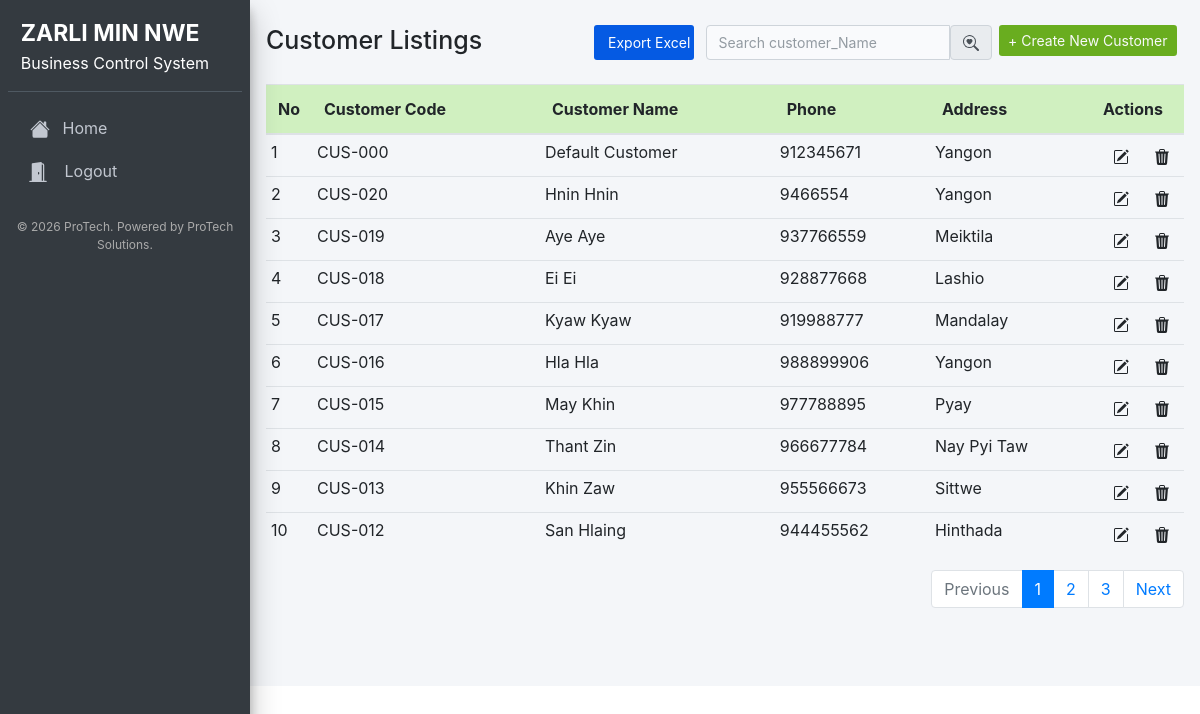
/customer.php (signed in), run on an earlier commit of the app's database.
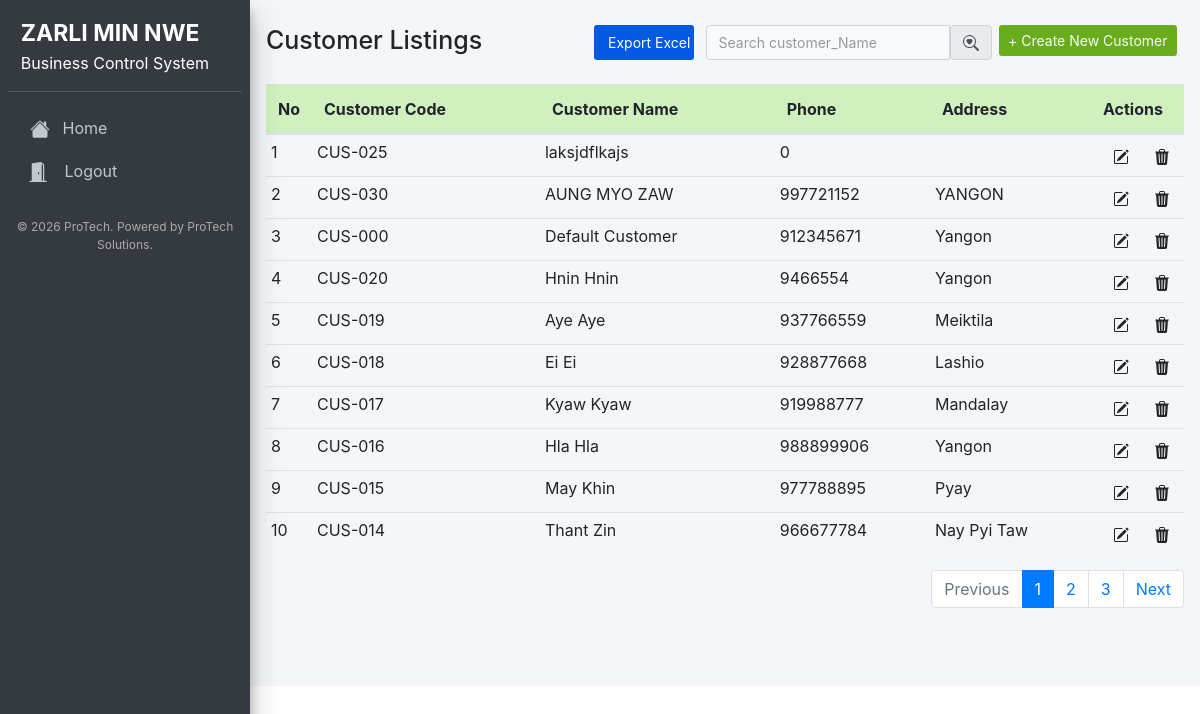
And on a later commit of the database.
### tables this page shows
CREATE TABLE `customer` (
  `id` int(11) NOT NULL,
  `customer_id` varchar(100) NOT NULL,
  `customer_name` varchar(255) NOT NULL,
  `customer_phone` int(11) NOT NULL,
  `customer_address` varchar(255) NOT NULL
);

### customer.php (the view, shortened to what this page needs)
<?php
  require '../Config/config.php';
?>
 <?php include 'header.php';?>
  <?php
    if (!empty($_GET['pageno'])) {
      $pageno = $_GET['pageno'];
    }else {
      $pageno = 1;
    }
    $numOfrecs = 10;
    $offset = ($pageno - 1) * $numOfrecs;
    if (empty($_POST['search'])) {
      $stmt = $pdo->prepare("SELECT * FROM customer ORDER BY id  DESC");
      $stmt->execute();
      $rawResult = $stmt->fetchAll();
      $total_pages = ceil(count($rawResult) / $numOfrecs);
      $stmt = $pdo->prepare("SELECT * FROM customer ORDER BY id DESC LIMIT $offset,$numOfrecs");
      $stmt->execute();
      $result = $stmt->fetchAll();
    }
   ?>
    <div class="col-md-12 px-3">
      <div class="d-flex mt-4 mb-4 justify-content-between">
        <div class="">
          <h1 class="card-title">Customer Listings</h1>
        </div>
        <div class="d-flex text-right">
          <div class="col">
            <a href="export_excel.php?table=customer&search=<?= urlencode($_POST['search'] ?? '') ?>" class="export-btn btn btn-sm">
              Export Excel
            </a>
          </div>
          <div class="ml-1">
            <form class="" action="" method="post">
              <div class="input-group">
                <input type="text" class="form-control" placeholder="Search customer_Name" name="search">
                <button type="submit" class="input-group-text" id="basic-addon2">
                </button>
              </div>
            </form>
          </div>
          <div class="col">
            <a href="customer_add.php" type="button" class="btn btn-purple btn-sm text-light">+ Create New Customer</a>
          </div>
        </div>
      </div>
        <div class="outer">
          <table class="table table-hover">
            <thead class="custom-thead">
              <tr>
                <th style="width: 10px">No</th>
                <th>Customer Code</th>
                <th>Customer Name</th>
                <th>Phone</th>
                <th>Address</th>
                <th style="width:40px;">Actions</th>
              </tr>
            </thead>
            <tbody>
              <?php
                if ($result) {
                  $id = 1;
                  foreach ($result as $value) {
               ?>
              <tr>
                <td><?php echo $id; ?></td>
                <td><?php echo $value['customer_id']; ?></td>
                <td><?php echo $value['customer_name'];?></td>
                <td><?php echo $value['customer_phone']; ?></td>
                <td><?php echo $value['customer_address']; ?></td>
                <td>
                  <div class="btn-group">
                    <div class="container">
                    <a href="customer_edit.php?id=<?php echo $value['id'];?>" type="button" class="btn btn-sm">
                    </a>
                    </div>
                    <div class="contaienr">
                    <a href="customer_delete.php?id=<?php echo $value['id'];?>" type="button" class="btn btn-sm delete-customer">
                    </a>
                    </div>
                  </div>
                </td>
              </tr>
              <?php
                $id++;
                  }
                }
               ?>
            </tbody>
          </table>
      </div>
      <nav>
        <ul class="pagination justify-content-end">
          <li class="page-item <?= ($pageno <= 1) ? 'disabled' : '' ?>">
            <a class="page-link" href="?pageno=<?= $pageno - 1 ?>">Previous</a>
          </li>
          <?php for ($i = 1; $i <= $total_pages; $i++) : ?>
            <li class="page-item <?= ($i == $pageno) ? 'active' : '' ?>">
              <a class="page-link" href="?pageno=<?= $i ?>"><?= $i ?></a>
            </li>
          <?php endfor; ?>
          <li class="page-item <?= ($pageno >= $total_pages) ? 'disabled' : '' ?>">
            <a class="page-link" href="?pageno=<?= $pageno + 1 ?>">Next</a>
          </li>
        </ul>
      </nav>
    </div>

### header.php (shortened to what this page needs)
<!DOCTYPE html>
<?php
$current_page = basename($_SERVER['PHP_SELF']);
?>
<html lang="en">
<head>
  <link href="bootstrap-4.0.0-dist/css/bootstrap.css" rel="stylesheet">
  <link rel="stylesheet" href="plugins/fontawesome-free/css/all.min.css">
  <link rel="stylesheet" href="dist/css/adminlte.min.css">
</head>
<body class="hold-transition sidebar-mini">
  <div class="wrapper left-sider">
    <aside class="main-sidebar sidebar-dark-primary elevation-4">
      <div class="sidebar">
        <div class="user-panel">
          <div style="color:white;" class="image">
            <span class="mt-2 title"><b>ZARLI MIN NWE</b></span><br>
            <span>Business Control System</span>
          </div>
        </div>
        <nav class="mt-3">
          <ul class="nav nav-pills nav-sidebar flex-column" data-widget="treeview" role="menu" data-accordion="true">
            <li class="nav-item">
              <a href="index.php" class="nav-link <?php echo $current_page == 'index.php' ? 'active' : ''; ?>">
                <p style="margin-left:8px;">Home</p>
              </a>
            </li>
            <li class="nav-item">
              <a href="logout.php" class="nav-link">
                <p style="margin-left:8px;">Logout</p>
              </a>
            </li>
          </ul>
        </nav>
        <div class="sidebar-footer mt-4 text-center"
            style="font-size:12px; color:#aaa; padding:0px;">
          © <?php echo date('Y'); ?> ProTech. Powered by ProTech Solutions.
        </div>
      </div>
    </aside>
    <div class="content-wrapper">

### header.php (style rules this page uses)
.card-title { font-size: 25px; font-weight: 500; }
.btn-purple { background-color: rgba(105, 173, 31, 1) !important; }
.export-btn { color: white; background-color: #055ae3; padding: 6px 13px; border-radius: 3px; width: 100px; }
.left-sider .main-sidebar { position: fixed !important; top: 0; left: 0; height: 108.7vh !important; overflow-y: auto !important; z-index: 1030; }
.main-sidebar .user-panel { position: sticky; top: 0; z-index: 1050; background-color: #343a40; padding-top: 1rem; padding-bottom: 1rem; }
.title { font-size: 23px; }
.table thead.custom-thead th { background-color: #d0f0c0; }
.table td, .table tr { padding: 5px; }
.form-control { height: 35px; font-size: 14px; background-color: rgba(255, 255, 255, 0.5); }

What changed in the data, as far as the page shows it:
no longer on this page (row unchanged): customer: customer "CUS-013", customer_name "Khin Zaw", customer_phone "955566673", customer_address "Sittwe"
no longer on this page (row unchanged): customer: customer "CUS-012", customer_name "San Hlaing", customer_phone "944455562", customer_address "Hinthada"
added customer: customer "CUS-025", customer_name "laksjdflkajs", customer_phone "0"
added customer: customer "CUS-030", customer_name "AUNG MYO ZAW", customer_phone "997721152", customer_address "YANGON"
